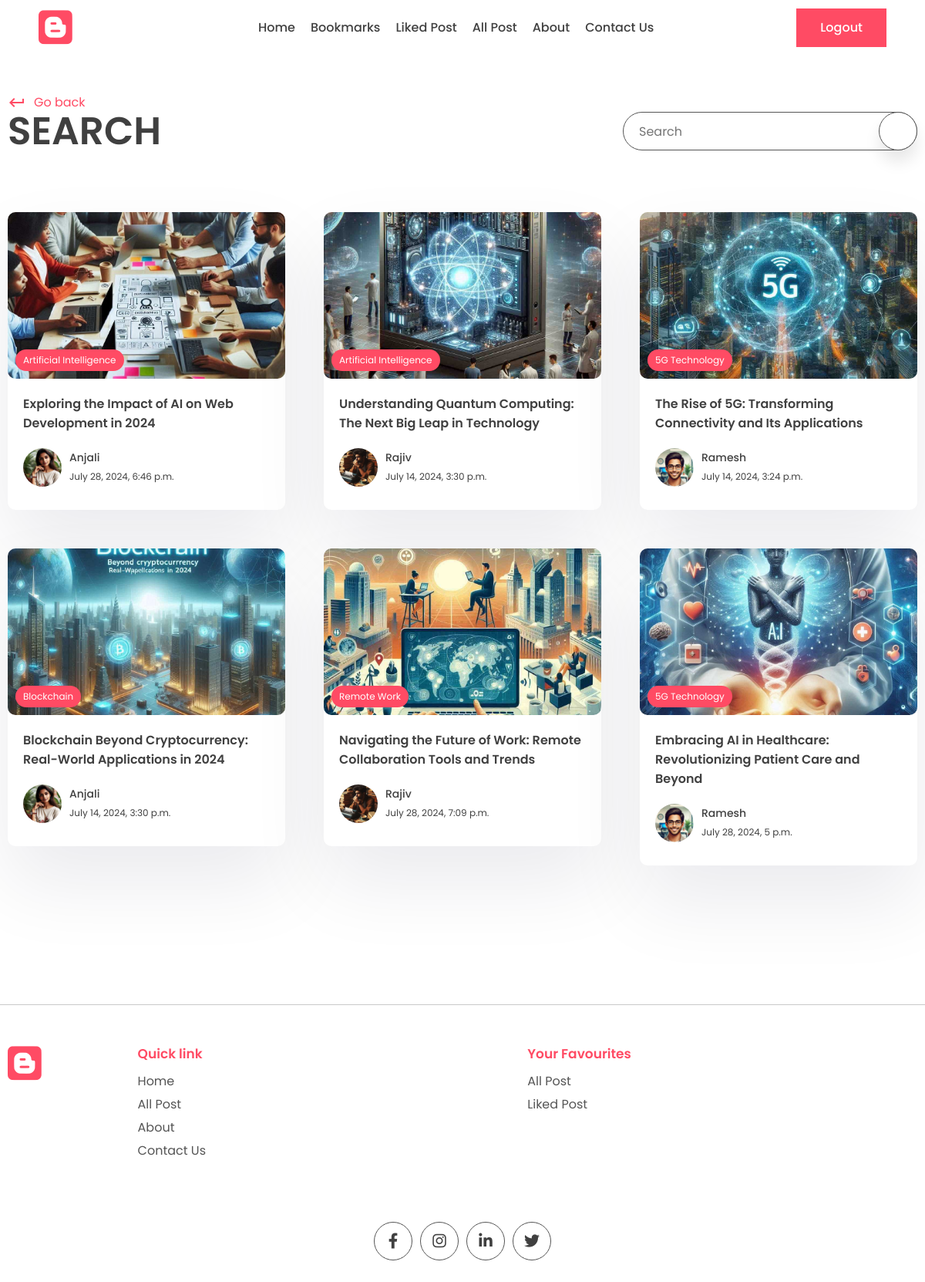
Screenshot of /search/ (signed in) with the database file from the repository.
### app/models.py (models this page shows, shortened)
class Post(models.Model):
    title = models.CharField(max_length=200)
    content = models.TextField()
    last_updated = models.DateTimeField(auto_now=True)
    slug = models.SlugField(max_length=200, unique=True)
    image = models.ImageField(null=True, blank=True, upload_to='images/')
    tags = models.ManyToManyField(Tag, blank=True, related_name='post')
    view_count = models.IntegerField(null=True, blank=True)
    is_featured = models.BooleanField(default=False)
    author = models.ForeignKey(User, on_delete=models.CASCADE, null=True, blank=True)
    bookmarks = models.ManyToManyField(User, related_name='bookmarks', default=True)
    likes = models.ManyToManyField(User, related_name='likes', default=True)

class Tag(models.Model):
    name = models.CharField(max_length=100)
    description = models.CharField(max_length=100)
    slug = models.SlugField(max_length=200, unique=True)

class Profile(models.Model):
    user = models.OneToOneField(User, on_delete=models.CASCADE)
    image = models.ImageField(null=True, blank=True, upload_to='images/')
    slug = models.SlugField(max_length=200, unique=True)
    bio = models.CharField(max_length=200)

### app/views.py (the view)
# urls.py: path('search/', views.search_posts, name='search_page'),
def search_posts(request):
    search_query = request.GET.get('q', '')
    posts = Post.objects.filter(title__icontains=search_query)
    context = {
        'posts': posts,
        'search_query': search_query,
    }
    return render(request, 'app/search.html', context)

### app/templates/app/search.html (shortened to what this page needs)
{% extends "layout.html" %}
{% block content %}
<main>
    <div class="container">
        <div class="page-top">
        <div class="top flex">
            <div class="page-name">
            <a href="#" class="learn">
                <span class="material-icons"> keyboard_return </span> Go back
            </a>
            <h1>Search</h1>
            </div>
            <form class="search-bar s-active" method="GET">
                <input type="text" placeholder="Search" value = "{{search_query}}" name='q'/>
                <button type='submit' class="animated-search">
                </button>
            </form>
        </div>
        </div>
    </div>
  <section class="sp">
    <div class="container">
      <div class="grid">
        {% for post in posts %}
        <a href="{% url "post_page" post.slug%}">
          <div class="card">
            <div class="post-img">
              <img src="{{post.image.url}}" alt="" />
              <div class="tag">{{post.tags.all.0.name}}</div>
            </div>
            <div class="card-content">
              <h3>
                {{post.title}}
              </h3>
              <div class="author">
                <div class="profile-pic">
                  <img src="{{post.author.profile.image.url}}" alt="" />
                </div>
                <div class="details">
                  <p>{{post.author.first_name}}</p>
                  <small>{{post.last_updated}}</small>
                </div>
              </div>
            </div>
          </div>
        </a>
        {% endfor %}
      </div>
    </div>
  </section>
</main>
{% endblock content %}

### app/static/app/style.css (style rules this page uses)
* { margin: 0; padding: 0; box-sizing: border-box; text-decoration: none; border: none; outline: none; list-style: none; font-family: "Poppins", sans-serif; color: var(--black); }
:root { --red: #ff4b64; --black: #404040; --des: #555555; --shadow: #ffffff1a 0px 1px 1px 0px inset, #32325d40 0px 50px 100px -20px, #0000004d 0px 30px 60px -30px; --shadow2: rgba(17, 12, 46, 0.084) 0px 48px 100px 0px; }
html { font-size: 62.5%; }
[class*="grid"] { display: grid; }
img { width: 100%; }
.container { max-width: 1220px; margin: auto; padding: 0 10px; }
p, a { font-size: 1.6rem; color: var(--des); }
input, textarea { font-size: 1.6rem; color: var(--black); }
.search-bar, .animated-search { width: 5rem; aspect-ratio: 1/1; border: 1px solid var(--des); border-radius: 50%; display: flex; align-items: center; justify-content: center; background: white; box-shadow: 0 15px 20px #00000018; cursor: pointer; margin-top: 10rem; z-index: 2; }
.search-bar input { display: none; }
.search-bar { box-shadow: unset; border: none; }
.search-bar .animated-search { margin-top: 0; }
.s-active { width: fit-content; border-radius: 5rem; height: 5rem; aspect-ratio: unset; position: relative; padding: 0 6rem; padding-left: 2rem; border: 1px solid var(--des); }
.s-active input { width: 30rem; font-style: 1.6rem; height: calc(100% - 2px); display: block; }
.s-active .animated-search { position: absolute !important; top: 50%; transform: translateY(-50%); right: -1px; }
.sp { padding: 8rem 0; }
.post-img { height: 40rem; width: 100%; overflow: hidden; border-radius: 1rem; }
.post-img img { height: 100%; object-fit: cover; object-position: center; }
.learn { display: flex; align-items: center; gap: 1rem; color: var(--red); margin-top: 2rem; }
.learn span { color: #ff4b64; }
.card { background: white; box-shadow: var(--shadow2); border-radius: 1rem; cursor: pointer; transition: 0.3s; }
.post-img { position: relative; }
.tag { position: absolute; bottom: 1rem; left: 1rem; background: var(--red); color: white; border-radius: 5rem; padding: 0.5rem 1rem; font-size: 1.2rem; }
.card-content { padding: 2rem; padding-bottom: 3rem; }
.card h3 { font-size: 1.6rem; font-weight: 600; }
.card .post-img { width: 100%; height: unset; aspect-ratio: 1/0.6; }
.author { display: flex; align-items: center; gap: 1rem; margin-top: 2rem; }
.profile-pic { width: 5rem; aspect-ratio: 1/1; border-radius: 50%; overflow: hidden; }
.author p { color: var(--black); font-weight: 500; font-size: 1.4rem; }
.author small { color: var(--black); font-size: 1.2rem; }
.page-name h1 { font-size: 5rem; text-transform: uppercase; font-weight: 600; line-height: 5rem; }
.flex { display: flex; align-items: flex-end; justify-content: space-between; }
.flex .search-bar { margin-top: 0; }
.grid { grid-template-columns: repeat(3, 1fr); gap: 5rem; }
main { padding-top: 10rem !important; }

### rows the page displays
Post: image (picture), tags.all.0.name "Artificial Intelligence", title "Exploring the Impact of AI on Web Development in 2024", author.profile.image (picture), author.first_name "Anjali", last_updated "July 28, 2024, 6:46 p.m."
Post: image (picture), tags.all.0.name "Artificial Intelligence", title "Understanding Quantum Computing: The Next Big Leap in Technology", author.profile.image (picture), author.first_name "Rajiv", last_updated "July 14, 2024, 3:30 p.m."
Post: image (picture), tags.all.0.name "5G Technology", title "The Rise of 5G: Transforming Connectivity and Its Applications", author.profile.image (picture), author.first_name "Ramesh", last_updated "July 14, 2024, 3:24 p.m."
Post: image (picture), tags.all.0.name "Blockchain", title "Blockchain Beyond Cryptocurrency: Real-World Applications in 2024", author.profile.image (picture), author.first_name "Anjali", last_updated "July 14, 2024, 3:30 p.m."
Post: image (picture), tags.all.0.name "Remote Work", title "Navigating the Future of Work: Remote Collaboration Tools and Trends", author.profile.image (picture), author.first_name "Rajiv", last_updated "July 28, 2024, 7:09 p.m."
Post: image (picture), tags.all.0.name "5G Technology", title "Embracing AI in Healthcare: Revolutionizing Patient Care and Beyond", author.profile.image (picture), author.first_name "Ramesh", last_updated "July 28, 2024, 5 p.m."
